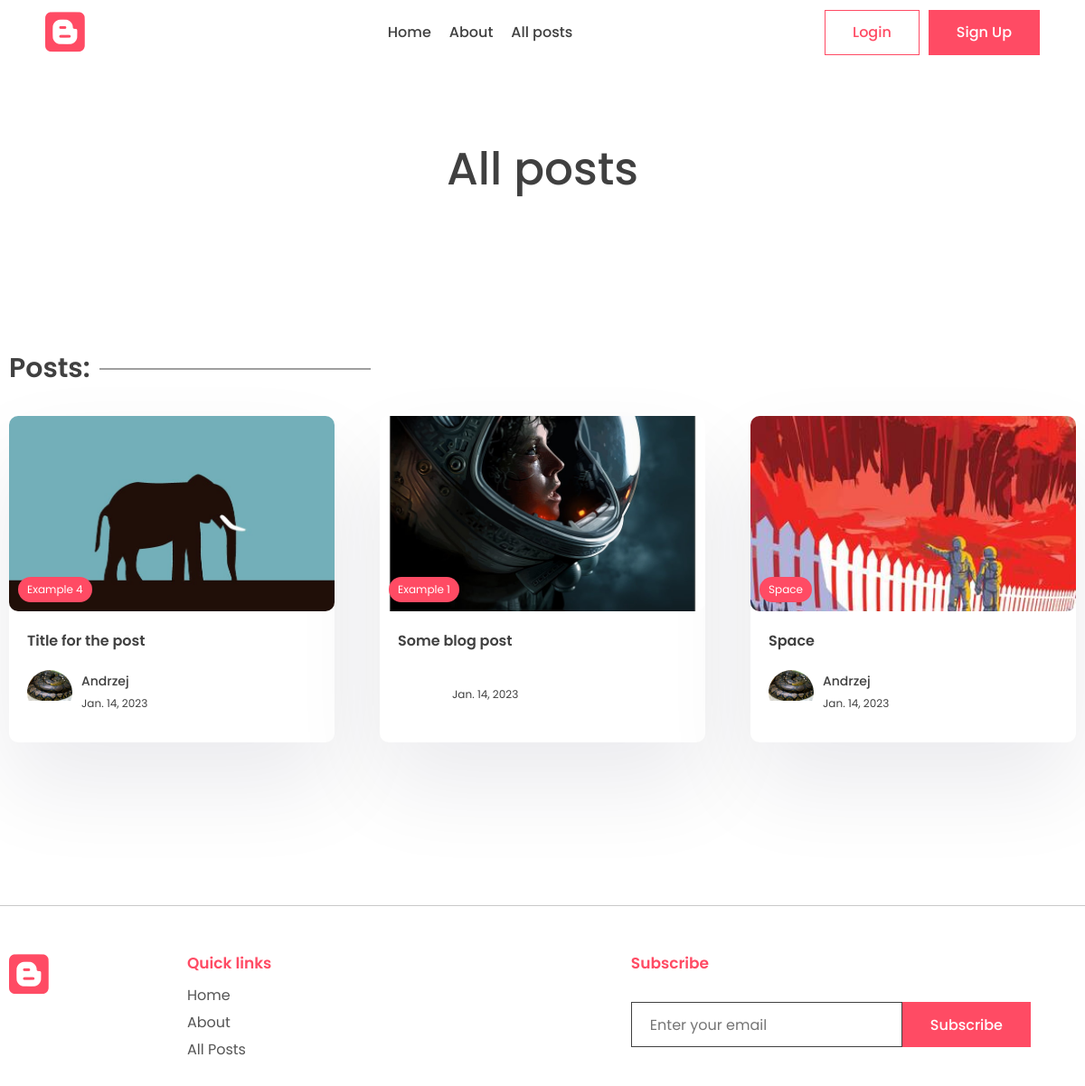
Before: /all-posts with the older database file.
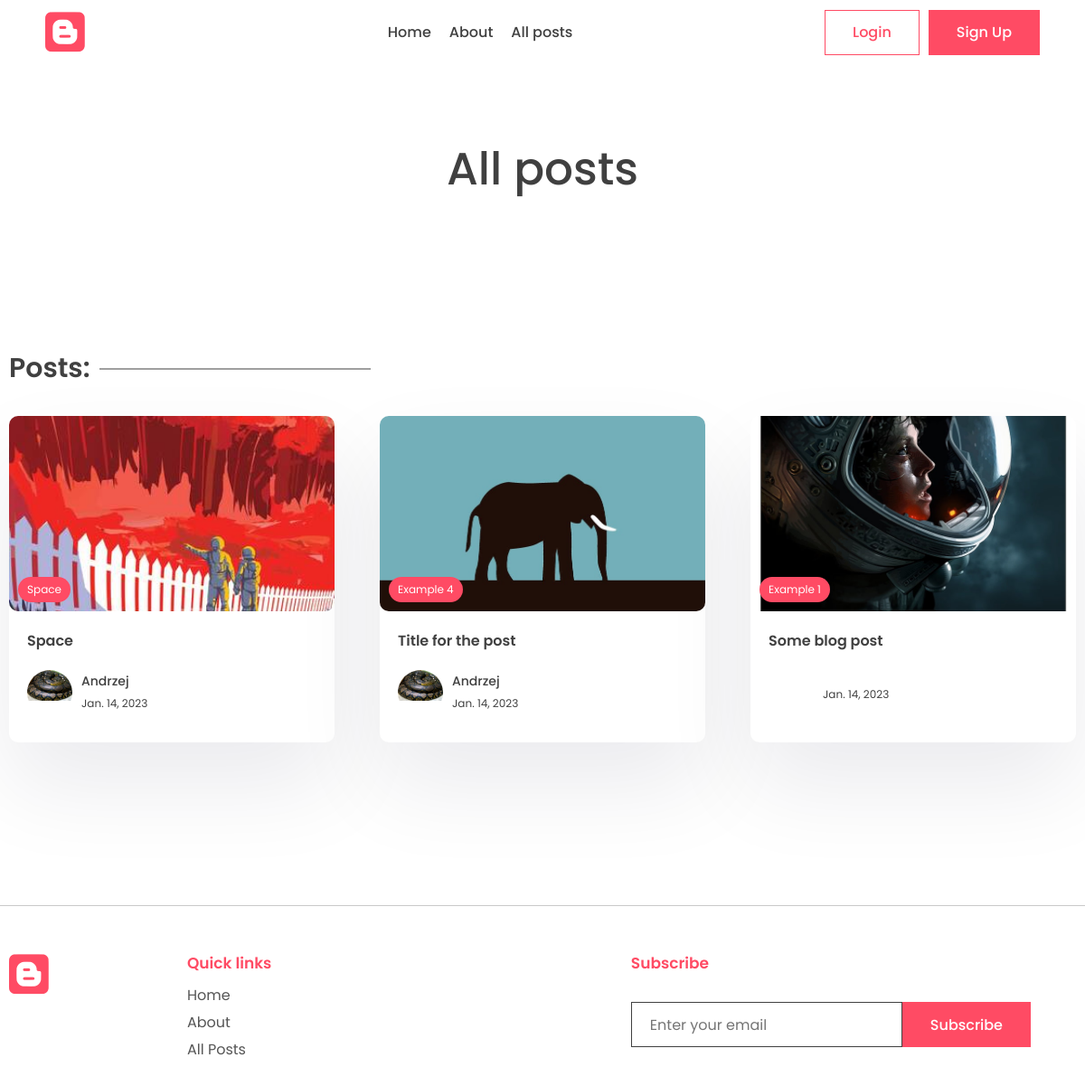
After: the same page with the newer database file.
### app/models.py (models this page shows, shortened)
class Post(models.Model):
    title = models.CharField(max_length=200)
    content = tinymce_models.HTMLField()
    last_updated = models.DateTimeField(auto_now=True)
    slug = models.SlugField(max_length=200, unique=True)
    image = models.ImageField(upload_to="images/", default="images/no_image.jpg")
    view_count = models.IntegerField(null=True, blank=True)
    is_featured = models.BooleanField(default=False)
    tags = models.ManyToManyField(Tag, related_name="post")
    author = models.ForeignKey(User, on_delete=models.CASCADE, null=True, blank=True)
    likes = models.ManyToManyField(User, related_name="blog_post")
    bookmarks = models.ManyToManyField(User, related_name="bookmarks", blank=True)

class Tag(models.Model):
    name = models.CharField(max_length=100)
    description = models.CharField(max_length=100)
    slug = models.SlugField(max_length=200, unique=True)

class Profile(models.Model):
    user = models.OneToOneField(User, on_delete=models.CASCADE)
    profile_image = models.ImageField(null=True, blank=True, upload_to="images/")
    slug = models.SlugField(max_length=200, unique=True)
    bio = models.CharField(max_length=200)

### app/views.py (the view)
# urls.py: path("all-posts", views.all_posts_page, name="all_posts"),
def all_posts_page(request):
    posts = Post.objects.all().order_by("-last_updated")
    context = {"posts": posts}
    return render(request, "app/all_posts.html", context)

### app/templates/app/all_posts.html (shortened to what this page needs)
{% extends 'base.html' %}
{% block content %}
<main class="sp">
    <div class="container">
        <center>
            <div class="typo">
                <h1 class="title">All posts</h1>
            </div>
        </center>
    </div>
</main>
<section class="sp">
    <div class="container">
        <h1 class="sec-title">Posts:</h1>
        <div class="grid-3">
            {% for post in posts %}
            <a href="{% url 'post_page' post.slug %}">
                <div class="card">
                    <div class="post-img">
                        {% if post.image %}
                        <img src="{{post.image.url}}" alt="" />
                        {% endif %}
                        <div class="tag">{{post.tags.all.0.name}}</div>
                    </div>
                    <div class="card-content">
                        <h3>
                            {{post.title}}
                        </h3>
                        <div class="author">
                            <div class="profile-pic">
                                <img src="{{post.author.profile.profile_image.url}}" alt="" />
                            </div>
                            <div class="details">
                                <p>{{post.author.first_name}}</p>
                                <small>{{post.last_updated|date}}</small>
                            </div>
                        </div>
                    </div>
                </div>
            </a>
            {% endfor %}
        </div>
    </div>
</section>
{% endblock content %}

Changed rows visible on the page:
changed Post "Space": moves up the list
